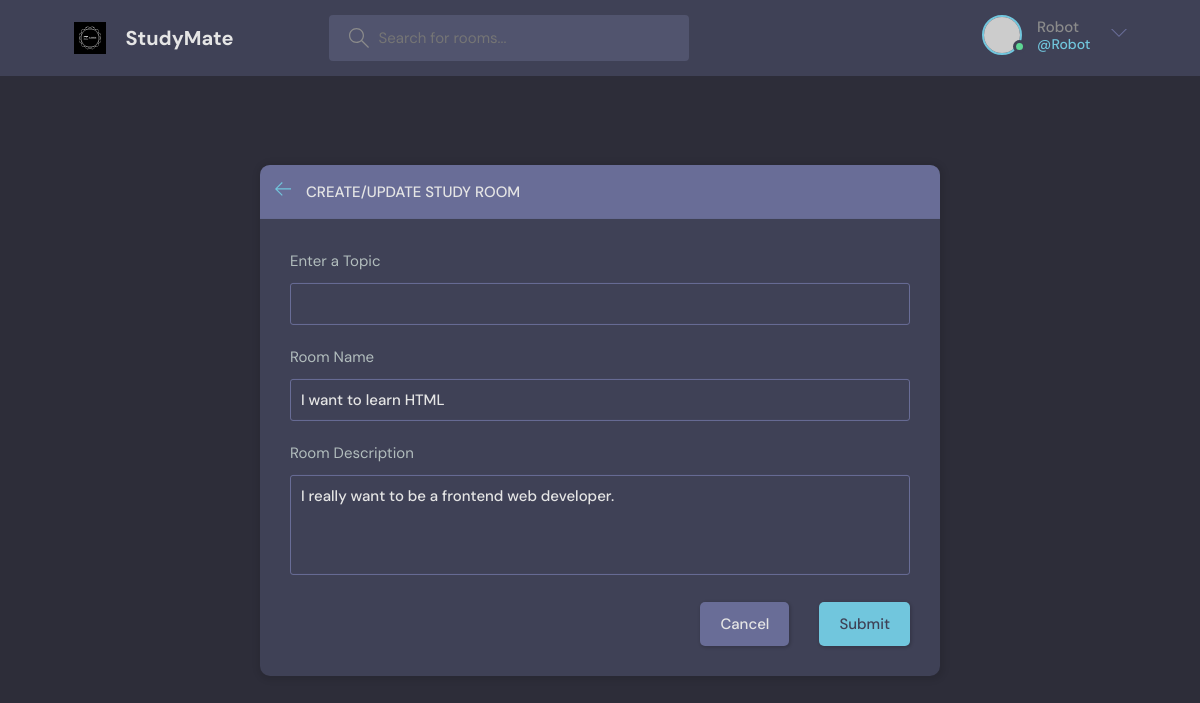
The page /update_room/3/ (signed in) on the database its author committed.
### page/models.py (models this page shows, shortened)
class Room(models.Model):
    host = models.ForeignKey(User, null=True, on_delete=models.SET_NULL)
    topic = models.ForeignKey(Topic, null=True, on_delete=models.SET_NULL)
    name = models.CharField(max_length=200)
    description = models.TextField(null=True, blank=True)
    participants = models.ManyToManyField(User, related_name="participants", blank=True)
    updated = models.DateTimeField(auto_now=True)
    created = models.DateTimeField(auto_now_add=True)
    class Meta:
        ordering = ["-updated", "-created"]

### page/views.py (the view, shortened to what this page needs)
# urls.py: path("update_room/<str:pk>/", views.updateRoom, name="update_room"),
def updateRoom(request, pk):
     room = Room.objects.get(id=pk)
     form = RoomForm(instance=room)
     topics = Topic.objects.all()
     if request.user != room.host:
          return HttpResponse("You are not allowed to edit this room")
     context = {"form": form, "topics": topics}
     return render(request, 'page/room_form.html', context)

### page/forms.py
class RoomForm(ModelForm):
    class Meta:
        model = Room
        fields = "__all__"
        exclude = [ 'host', 'participants',]

### page/templates/page/room_form.html (shortened to what this page needs)
{% extends 'main.html' %} {% block content %}
<main class="create-room layout">
  <div class="container">
    <div class="layout__box">
      <div class="layout__boxHeader">
        <div class="layout__boxTitle">
          <a href="{{request.META.HTTP_REFERER}}">
            <svg
              version="1.1"
              xmlns="http://www.w3.org/2000/svg"
              width="32"
              height="32"
              viewBox="0 0 32 32"
            >
              <title>Back</title>
              <path
                d="M13.723 2.286l-13.723 13.714 13.719 13.714 1.616-1.611-10.96-10.96h27.625v-2.286h-27.625l10.965-10.965-1.616-1.607z"
              ></path>
            </svg>
          </a>
          <h3>Create/Update Study Room</h3>
        </div>
      </div>
      <div class="layout__body">
        <form class="form" action="" method="POST">
          <div class="form__group">
            <label for="room_topic">Enter a Topic</label>
            <input
              required
              type="text"
              value="{{room.topic.name}}"
              name="topic"
              list="topic-list"
            />
          </div>
          <div class="form__group">
            <label for="room_name">Room Name</label>
            {{form.name}}
          </div>
          <div class="form__group">
            <label for="room_description">Room Description</label>
            {{form.description}}
          </div>
          <div class="form__action">
            <a class="btn btn--dark" href="{{request.META.HTTP_REFERER}}">
              Cancel
            </a>
            <button class="btn btn--main" type="submit">Submit</button>
          </div>
        </form>
      </div>
    </div>
  </div>
</main>
{% endblock content %}

### templates/navbar.html (shortened to what this page needs)
{% load static %}
<header class="header header--loggedIn">
  <div class="container">
    <a href="{% url 'index' %}" class="header__logo">
      <img src="{% static 'images/logo-white.svg' %}" />
      <h1>StudyMate</h1>
    </a>
    <form class="header__search" method="GET" action="{% url 'index' %}">
      <label>
        <input type="text" name="q" placeholder="Search for rooms..." />
      </label>
    </form>
    <nav class="header__menu">
      {% if request.user.is_authenticated %}
      <div class="header__user">
        <a href="{% url 'user-profile' user.id %}">
          <div class="avatar avatar--medium active">
            <img src="https://randomuser.me/api/portraits/men/37.jpg" />
          </div>
          <p>
            {{ request.user.username }}<span>@{{ request.user.username }}</span>
          </p>
        </a>
        <button class="dropdown-button">
          <svg
            version="1.1"
            xmlns="http://www.w3.org/2000/svg"
            width="32"
            height="32"
            viewBox="0 0 32 32"
          >
            <title>chevron-down</title>
            <path d="M16 21l-13-13h-3l16 16 16-16h-3l-13 13z"></path>
          </svg>
        </button>
      </div>
      {% else %}
      <a href="{% url 'login' %}">
        <img src="{% static 'images/avatar.svg' %}" />
        <p>Login</p>
      </a>
      {% endif %}
    </nav>
  </div>
</header>

### rows shown on the page
Room: name "I want to learn HTML", description "I really want to be a frontend web developer."

### other values the page prints
{{ request.user.username }} "Robot"
